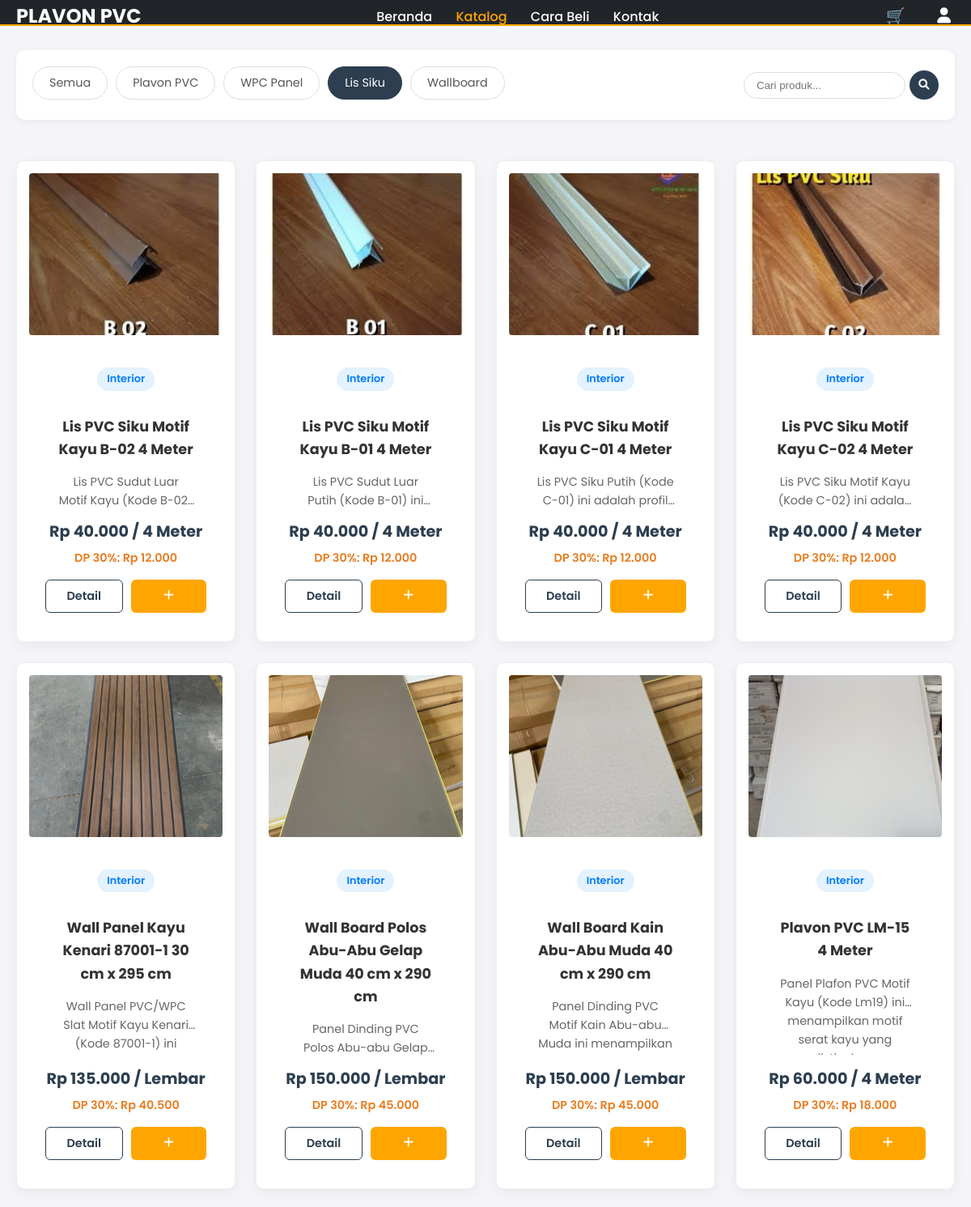
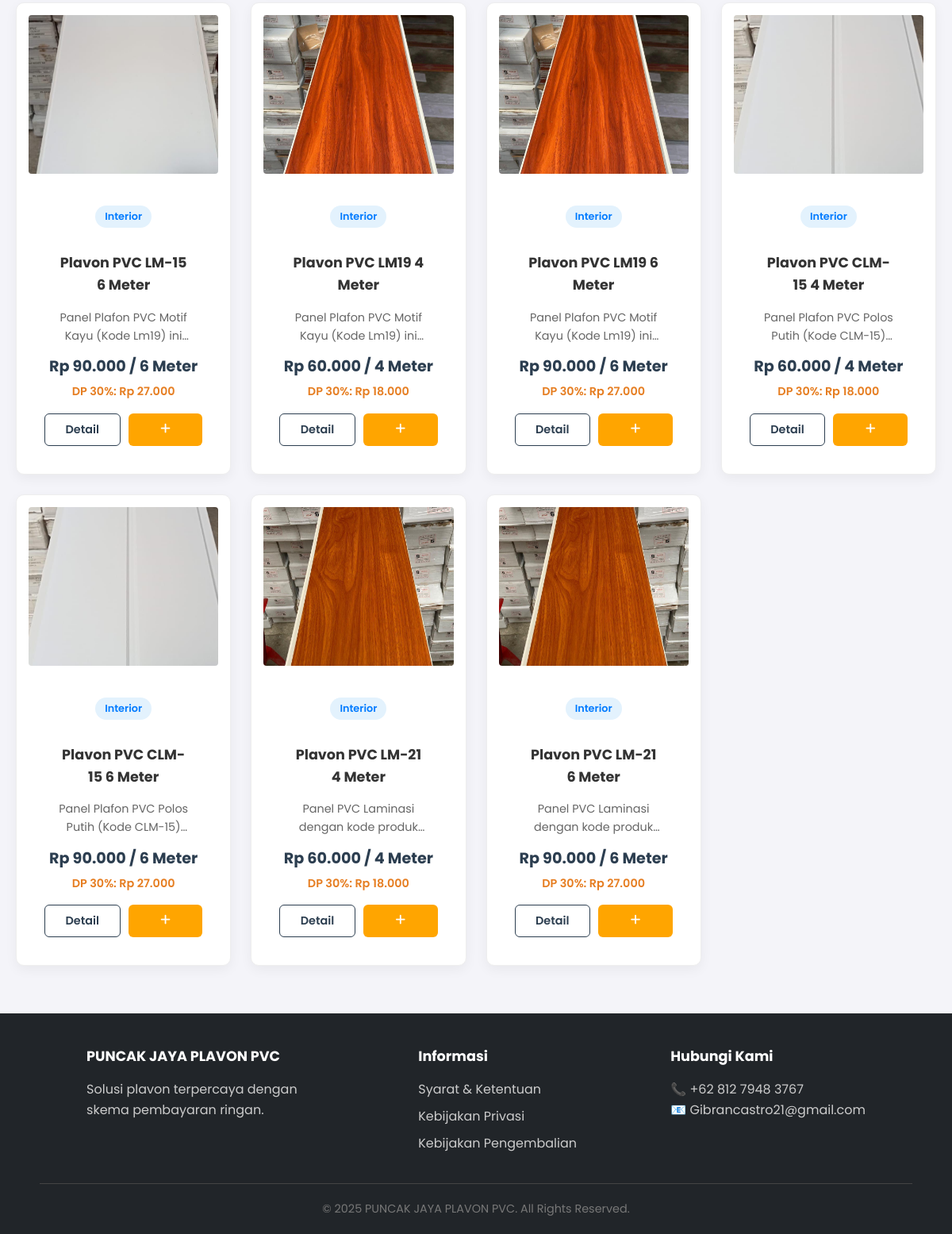
Screenshot of /katalog.php?cat=Lis with the database file from the repository (2 pictures, top to bottom).
### tables this page shows
CREATE TABLE `products` (
  `product_id` int(11) NOT NULL,
  `name` varchar(255) NOT NULL,
  `sku` varchar(50) NOT NULL,
  `price` decimal(10,2) NOT NULL,
  `unit` varchar(10) NOT NULL,
  `description` text DEFAULT NULL,
  `image_url` varchar(255) DEFAULT NULL
);

### Katalog.php (the view, shortened to what this page needs)
<?php
include 'db_connect.php';
$products = [];
$conn = new mysqli($servername, $username, $password, $dbname);
$where_clauses = [];
$where_clauses[] = "((s.quantity_available - s.quantity_locked) > 0 OR s.quantity_available IS NULL)";
if (isset($_GET['cat']) && $_GET['cat'] != 'all') {
    $cat = $conn->real_escape_string($_GET['cat']);
    $where_clauses[] = "(p.name LIKE '%$cat%' OR p.description LIKE '%$cat%')";
}
$where_sql = implode(" AND ", $where_clauses);
$query = "
    SELECT
        p.product_id, p.name, p.price, p.unit, p.description, p.image_url,
        (s.quantity_available - s.quantity_locked) AS available_stock
    FROM Products p
    LEFT JOIN Stock s ON p.product_id = s.product_id
    WHERE $where_sql
    ORDER BY p.product_id DESC
";
$result = $conn->query($query);
if ($result) {
    while($row = $result->fetch_assoc()) {
        $products[] = $row;
    }
}
function formatRupiah($angka) { return number_format($angka, 0, ',', '.'); }
$is_logged_in = isset($_SESSION['user_id']);
$dashboard_url = $is_logged_in ? 'dashboard.php' : 'login.php';
$search_value = $_GET['keyword'] ?? '';
?>
<!DOCTYPE html>
<html lang="id">
<head>
    <link rel="stylesheet" href="style.css">
    <link rel="stylesheet" href="https://cdnjs.cloudflare.com/ajax/libs/font-awesome/6.0.0-beta3/css/all.min.css">
</head>
<body>
    <header class="navbar-static">
        <div class="navbar container">
            <div class="logo">PLAVON PVC</div>
            <nav>
                <a href="index.php">Beranda</a>
                <a href="katalog.php" class="active">Katalog</a>
                <a href="cara_beli.php">Cara Beli</a>
                <a href="kontak_kami.php">Kontak</a>
            </nav>
            <div class="utility-nav">
                <a href="cart.php">🛒</a>
                <div class="user-dropdown">
                    <a href="<?php echo $dashboard_url; ?>" class="user-icon <?php echo $is_logged_in ? 'active' : ''; ?>"><i class="fas fa-user"></i></a>
                </div>
            </div>
        </div>
    </header>
    <main class="katalog-main container">
        <div class="filter-top-bar">
            <div class="filter-categories">
                <a href="katalog.php" class="cat-btn <?php echo (!isset($_GET['cat']) && !isset($_GET['keyword'])) ? 'active' : ''; ?>">Semua</a>
                <a href="katalog.php?cat=PVC" class="cat-btn <?php echo (isset($_GET['cat']) && $_GET['cat']=='PVC')?'active':''; ?>">Plavon PVC</a>
                <a href="katalog.php?cat=WPC" class="cat-btn <?php echo (isset($_GET['cat']) && $_GET['cat']=='WPC')?'active':''; ?>">WPC Panel</a>
                <a href="katalog.php?cat=Lis" class="cat-btn <?php echo (isset($_GET['cat']) && $_GET['cat']=='Lis')?'active':''; ?>">Lis Siku</a>
                <a href="katalog.php?cat=Wallboard" class="cat-btn <?php echo (isset($_GET['cat']) && $_GET['cat']=='Wallboard')?'active':''; ?>">Wallboard</a>
            </div>
            <form action="katalog.php" method="GET" class="search-form">
                <input type="text" name="keyword" class="search-input" placeholder="Cari produk..." value="<?php echo htmlspecialchars($search_value); ?>">
                <button type="submit" class="btn-search-small"><i class="fas fa-search"></i></button>
            </form>
        </div>
        <div class="katalog-grid">
            <?php foreach ($products as $product):
                $dpPrice = $product['price'] * 0.30;
                $detailLink = "detail_produk.php?id=" . $product['product_id'];
                $cartLink = $is_logged_in
                    ? "cart.php?action=add&id=" . $product['product_id'] . "&qty=1"
                    : "login.php";
                $deskripsi = htmlspecialchars($product['description']);
            ?>
            <div class="katalog-card">
                <a href="<?php echo $detailLink; ?>" style="width:100%;">
                    <img src="<?php echo htmlspecialchars($product['image_url'] ?? 'placeholder.jpg'); ?>" alt="<?php echo htmlspecialchars($product['name']); ?>">
                </a>
                <div class="card-content">
                    <span class="product-category">Interior</span>
                    <h3><a href="<?php echo $detailLink; ?>" style="color:#333; text-decoration:none;"><?php echo htmlspecialchars($product['name']); ?></a></h3>
                    <p class="deskripsi-singkat" title="<?php echo $deskripsi; ?>">
                        <?php echo $deskripsi; ?>
                    </p>
                    <p class="main-price">Rp <?php echo formatRupiah($product['price']); ?> / <?php echo $product['unit']; ?></p>
                    <p class="dp-label">DP 30%: Rp <?php echo formatRupiah($dpPrice); ?></p>
                    <div class="btn-action-group">
                        <a href="<?php echo $detailLink; ?>" class="btn-outline">Detail</a>
                        <a href="<?php echo $cartLink; ?>" class="btn-fill" onclick="<?php echo !$is_logged_in ? "alert('Silakan Login dulu.');" : ""; ?>">
                            <i class="fas fa-plus"></i>
                        </a>
                    </div>
                </div>
            </div>
            <?php endforeach; ?>
        </div>
    </main>
    <footer class="footer">
        <div class="footer-content">
            <div class="footer-col">
                <h4>PUNCAK JAYA PLAVON PVC</h4>
                <p>Solusi plavon terpercaya dengan skema pembayaran ringan.</p>
            </div>
            <div class="footer-col">
                <h4>Informasi</h4>
                <ul>
                    <li><a href="syarat_ketentuan.php">Syarat & Ketentuan</a></li>
                    <li><a href="kebijakan_privasi.php">Kebijakan Privasi</a></li>
                    <li><a href="kebijakan_pengembalian.php">Kebijakan Pengembalian</a></li>
                </ul>
            </div>
            <div class="footer-col">
                <h4>Hubungi Kami</h4>
                <p>📞 +62 812 7948 3767</p>
                <p>📧 Gibrancastro21@gmail.com</p>
            </div>
        </div>
        <div class="copyright">
            &copy; 2025 PUNCAK JAYA PLAVON PVC. All Rights Reserved.
        </div>
    </footer>
</body>
</html>

### style.css (style rules this page uses)
* { margin: 0; padding: 0; box-sizing: border-box; }
body { font-family: 'Poppins', sans-serif; line-height: 1.6; color: #333; background-color: #f4f4f9; }
a { text-decoration: none; color: inherit; }
.container { max-width: 1200px; margin: 0 auto; padding: 0 20px; }
.navbar { display: flex; justify-content: space-between; align-items: center; padding: 15px 50px; position: absolute; top: 0; left: 0; right: 0; color: white; z-index: 10; }
.logo { font-size: 1.5em; font-weight: 700; }
.navbar nav a { margin-left: 25px; font-weight: 500; }
.utility-nav a { margin-left: 15px; font-size: 1.2em; }
.produk-list, .katalog-grid { display: grid; grid-template-columns: repeat(auto-fill, minmax(250px, 1fr)); gap: 30px; padding: 20px 0; }
.produk-card, .katalog-card { background: white; border-radius: 10px; overflow: hidden; box-shadow: 0 5px 15px rgba(0,0,0,0.05); transition: 0.3s; border: 1px solid #eee; display: flex; flex-direction: column; text-align: center; align-items: center; height: 100%; }
.produk-card img, .katalog-card img { width: 100%; height: 200px; object-fit: cover; display: block; }
.produk-card h3, .katalog-card h3 { padding: 15px 15px 5px; font-size: 1.1em; color: #333; width: 100%; }
.product-category { display: inline-block; font-size: 0.75em; background: #e3f2fd; color: #007bff; padding: 3px 10px; border-radius: 20px; margin-top: 10px; }
.deskripsi-singkat { padding: 0 15px; color: #777; font-size: 0.9em; margin-bottom: 10px; flex-grow: 1; width: 100%; }
.footer { background-color: #212529; color: #ccc; padding: 40px 50px 20px 50px; }
.footer-content { display: flex; justify-content: space-around; padding-bottom: 30px; border-bottom: 1px solid #444; }
.footer-col { max-width: 300px; }
.footer-col h4 { color: white; margin-bottom: 15px; font-size: 1.1em; }
.footer-col ul { list-style: none; padding: 0; }
.footer-col ul li { margin-bottom: 8px; }
.copyright { text-align: center; padding-top: 20px; font-size: 0.9em; color: #777; }
.navbar-static { background-color: #212529; color: white; position: static; border-bottom: 2px solid #FFA500; padding: 15px 0; }
.navbar-static .navbar { padding: 0 20px; }
.navbar-static .navbar nav a { color: white; }
.navbar-static .navbar nav .active { color: #FFA500; }
.katalog-main { display: flex; padding: 40px 20px; gap: 30px; }
.katalog-card { background-color: white; border: 1px solid #ddd; border-radius: 8px; padding: 15px; box-shadow: 0 2px 5px rgba(0, 0, 0, 0.05); transition: transform 0.2s; }
.katalog-card img { width: 100%; height: 180px; object-fit: cover; margin-bottom: 10px; border-radius: 4px; }
.deskripsi-singkat { font-size: 0.9em; color: #666; height: 30px; overflow: hidden; }
.user-dropdown { position: relative; display: inline-block; margin-left: 15px; }
.user-dropdown .user-icon { font-size: 1.2em; display: block; padding: 5px; border-radius: 50%; }

### rows the page displays
products: image_url (picture), name "Lis PVC Siku Motif Kayu B-02 4 Meter", description "Lis PVC Sudut Luar Motif Kayu (Kode…", price "40.000", unit "4 Meter", price "12.000"
products: image_url (picture), name "Lis PVC Siku Motif Kayu B-01 4 Meter", description "Lis PVC Sudut Luar Putih (Kode B-01)…", price "40.000", unit "4 Meter", price "12.000"
products: image_url (picture), name "Lis PVC Siku Motif Kayu C-01 4 Meter", description "Lis PVC Siku Putih (Kode C-01) ini adalah…", price "40.000", unit "4 Meter", price "12.000"
products: image_url (picture), name "Lis PVC Siku Motif Kayu C-02 4 Meter", description "Lis PVC Siku Motif Kayu (Kode C-02) ini…", price "40.000", unit "4 Meter", price "12.000"
products: image_url (picture), name "Wall Panel Kayu Kenari 87001-1 30 cm x 295 cm", description "Wall Panel PVC/WPC Slat Motif Kayu Kenari (Kode 87001-1)…", price "135.000", unit "Lembar", price "40.500"
products: image_url (picture), name "Wall Board Polos Abu-Abu Gelap Muda 40 cm x 290 cm", description "Panel Dinding PVC Polos Abu-abu…", price "150.000", unit "Lembar", price "45.000"
products: image_url (picture), name "Wall Board Kain Abu-Abu Muda 40 cm x 290 cm", description "Panel Dinding PVC Motif Kain Abu-abu Muda ini…", price "150.000", unit "Lembar", price "45.000"
products: image_url (picture), name "Plavon PVC LM-15 4 Meter", description "Panel Plafon PVC Motif Kayu (Kode Lm19) ini menampilkan motif serat kayu…", price "60.000", unit "4 Meter", price "18.000"
products: image_url (picture), name "Plavon PVC LM-15 6 Meter", description "Panel Plafon PVC Motif Kayu (Kode Lm19)…", price "90.000", unit "6 Meter", price "27.000"
products: image_url (picture), name "Plavon PVC LM19 4 Meter", description "Panel Plafon PVC Motif Kayu (Kode Lm19)…", price "60.000", unit "4 Meter", price "18.000"
products: image_url (picture), name "Plavon PVC LM19 6 Meter", description "Panel Plafon PVC Motif Kayu (Kode Lm19)…", price "90.000", unit "6 Meter", price "27.000"
products: image_url (picture), name "Plavon PVC CLM-15 4 Meter", description "Panel Plafon PVC Polos Putih (Kode…", price "60.000", unit "4 Meter", price "18.000"
products: image_url (picture), name "Plavon PVC CLM-15 6 Meter", description "Panel Plafon PVC Polos Putih (Kode…", price "90.000", unit "6 Meter", price "27.000"
products: image_url (picture), name "Plavon PVC LM-21 4 Meter", description "Panel PVC Laminasi dengan kode…", price "60.000", unit "4 Meter", price "18.000"
products: image_url (picture), name "Plavon PVC LM-21 6 Meter", description "Panel PVC Laminasi dengan kode…", price "90.000", unit "6 Meter", price "27.000"
